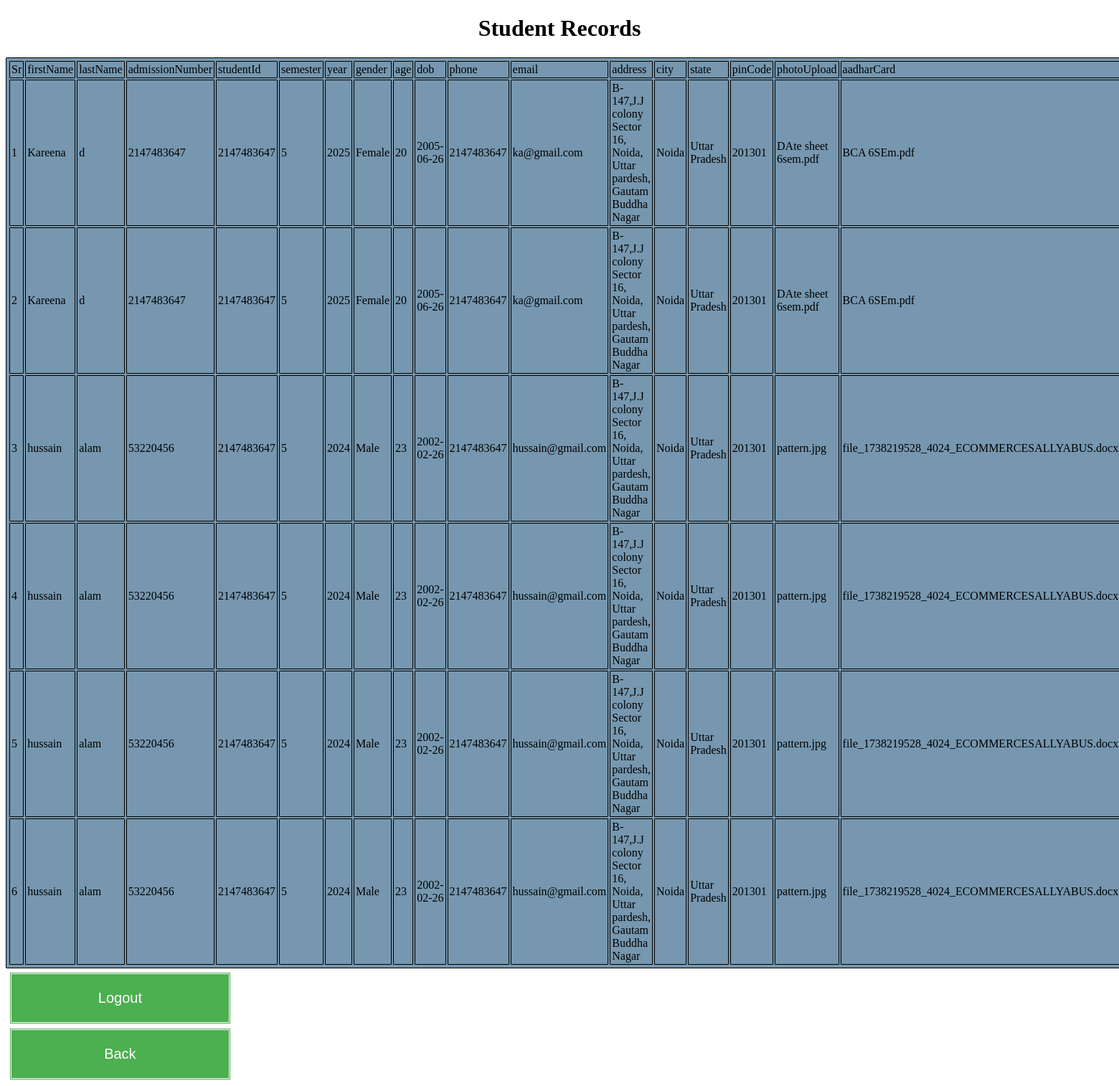
The app's page /Record.php with its own data.
### tables this page shows
CREATE TABLE `information` (
  `Sr` int(11) NOT NULL,
  `firstName` varchar(50) NOT NULL,
  `lastName` varchar(50) NOT NULL,
  `admissionNumber` int(50) NOT NULL,
  `studentId` int(50) NOT NULL,
  `semester` int(50) NOT NULL,
  `year` int(50) NOT NULL,
  `gender` varchar(10) NOT NULL,
  `age` int(255) NOT NULL,
  `dob` date NOT NULL,
  `phone` int(12) NOT NULL,
  `email` varchar(50) NOT NULL,
  `address` text NOT NULL,
  `city` varchar(50) NOT NULL,
  `state` varchar(50) NOT NULL,
  `pinCode` int(50) NOT NULL,
  `photoUpload` text NOT NULL,
  `aadharCard` text NOT NULL,
  `panCard` text NOT NULL,
  `markSheet` text NOT NULL,
  `document` text NOT NULL
);

### Record.php (the view, shortened to what this page needs)
<!DOCTYPE html>
<html lang="en">
<head>
</head>
<body>
    <?php
    $conn = mysqli_connect('localhost','root','','test');
    $sql = "SELECT Sr, firstName, lastName, admissionNumber, studentId, semester, year, gender, age, dob, phone, email, address, city, state, pinCode, photoUpload, aadharCard, panCard, markSheet, document FROM information";
    $result = mysqli_query($conn,$sql);
    ?>
  <h1>Student Records</h1>
<table>
    <tr>
        <td>Sr</td>
        <td>firstName</td>
        <td>lastName</td>
        <td>admissionNumber</td>
        <td>studentId</td>
        <td>semester</td>
        <td>year</td>
        <td>gender</td>
        <td>age</td>
        <td>dob</td>
        <td>phone</td>
        <td>email</td>
        <td>address</td>
        <td>city</td>
        <td>state</td>
        <td>pinCode</td>
        <td>photoUpload</td>
        <td>aadharCard</td>
    </tr>
    <?php
        while ($row = mysqli_fetch_assoc($result))
        {
            echo
        "<tr>
            <td>".$row['Sr']."</td>
            <td>".$row['firstName']."</td>
            <td>".$row['lastName']."</td>
            <td>".$row['admissionNumber']."</td>
            <td>".$row['studentId']."</td>
            <td>".$row['semester']."</td>
            <td>".$row['year']."</td>
            <td>".$row['gender']."</td>
            <td>".$row['age']."</td>
            <td>".$row['dob']."</td>
            <td>".$row['phone']."</td>
            <td>".$row['email']."</td>
            <td>".$row['address']."</td>
            <td>".$row['city']."</td>
            <td>".$row['state']."</td>
            <td>".$row['pinCode']."</td>
            <td>".$row['photoUpload']."</td>
            <td>".$row['aadharCard']."</td>
            <td>".$row['panCard']."</td>
            <td>".$row['markSheet']."</td>
            <td>".$row['document']."</td>
        </tr>";
        }
    ?>
</table>
<form action="logout.php" method="post">
            <button type="submit" class="logout-button">Logout</button>
 </form>
 <form action="home.php" method="post">
            <button type="submit" class="Back-button">Back</button>
 </form>
</body>
</html>

### Record.php (style rules this page uses)
h1 { display: grid; justify-items: center; width: 100%; }
table,tr,td { border: 1px solid black; display: inline-masonry; justify-items: center; background: #7697af; width: 100%; padding: 2px; border-radius: 1px; }
button { display: grid; background-color: #4CAF50; color: white; padding: 22px; width: 20%; border: double; cursor: pointer; margin: 5px; font-size: 20px; }

### records on screen
information: Sr "1", firstName "Kareena", lastName "d", admissionNumber "2147483647", studentId "2147483647", semester "5", year "2025", gender "Female", age "20", dob "2005-06-26", phone "2147483647", email "ka@gmail.com", address "B-147,J.J colony Sector 16, Noida, Uttar pardesh, Gautam Buddha Nagar", city "Noida", state "Uttar Pradesh", pinCode "201301", photoUpload "DAte sheet 6sem.pdf", aadharCard "BCA 6SEm.pdf"
information: Sr "2", firstName "Kareena", lastName "d", admissionNumber "2147483647", studentId "2147483647", semester "5", year "2025", gender "Female", age "20", dob "2005-06-26", phone "2147483647", email "ka@gmail.com", address "B-147,J.J colony Sector 16, Noida, Uttar pardesh, Gautam Buddha Nagar", city "Noida", state "Uttar Pradesh", pinCode "201301", photoUpload "DAte sheet 6sem.pdf", aadharCard "BCA 6SEm.pdf"
information: Sr "3", firstName "hussain", lastName "alam", admissionNumber "53220456", studentId "2147483647", semester "5", year "2024", gender "Male", age "23", dob "2002-02-26", phone "2147483647", email "hussain@gmail.com", address "B-147,J.J colony Sector 16, Noida, Uttar pardesh, Gautam Buddha Nagar", city "Noida", state "Uttar Pradesh", pinCode "201301", photoUpload "pattern.jpg", aadharCard "file_1738219528_4024_ECOMMERCESALLYABUS.docx"
information: Sr "4", firstName "hussain", lastName "alam", admissionNumber "53220456", studentId "2147483647", semester "5", year "2024", gender "Male", age "23", dob "2002-02-26", phone "2147483647", email "hussain@gmail.com", address "B-147,J.J colony Sector 16, Noida, Uttar pardesh, Gautam Buddha Nagar", city "Noida", state "Uttar Pradesh", pinCode "201301", photoUpload "pattern.jpg", aadharCard "file_1738219528_4024_ECOMMERCESALLYABUS.docx"
information: Sr "5", firstName "hussain", lastName "alam", admissionNumber "53220456", studentId "2147483647", semester "5", year "2024", gender "Male", age "23", dob "2002-02-26", phone "2147483647", email "hussain@gmail.com", address "B-147,J.J colony Sector 16, Noida, Uttar pardesh, Gautam Buddha Nagar", city "Noida", state "Uttar Pradesh", pinCode "201301", photoUpload "pattern.jpg", aadharCard "file_1738219528_4024_ECOMMERCESALLYABUS.docx"
information: Sr "6", firstName "hussain", lastName "alam", admissionNumber "53220456", studentId "2147483647", semester "5", year "2024", gender "Male", age "23", dob "2002-02-26", phone "2147483647", email "hussain@gmail.com", address "B-147,J.J colony Sector 16, Noida, Uttar pardesh, Gautam Buddha Nagar", city "Noida", state "Uttar Pradesh", pinCode "201301", photoUpload "pattern.jpg", aadharCard "file_1738219528_4024_ECOMMERCESALLYABUS.docx"
